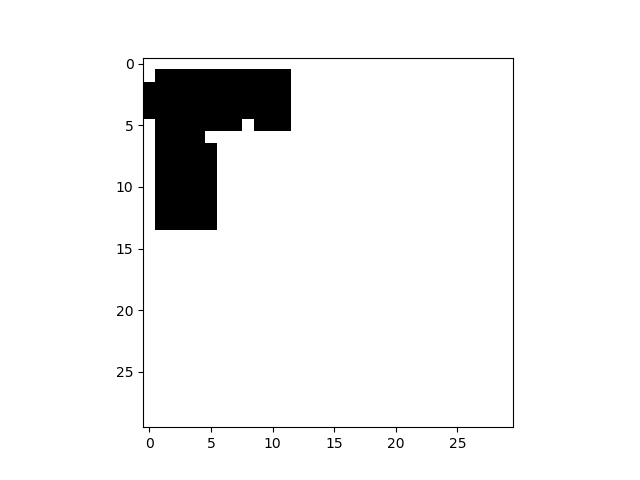

This chart was generated by the following Python code:
import rospy
import numpy as np
import matplotlib.pyplot as plt
import cv2
from voronoi import generate_voronoi
# define grid_resol as 1m so we can match the initial maps


class MyBinaryMap:
    def __init__(self, grid, grid_resol):  # service to request binary map creation
        self.grid = grid
        self.grid_resol = int(grid_resol)
        # rospy.init_node("binary_service_node")
        # rospy.loginfo("service node for binary map creation initialized")
        # binary = rospy.Service("/binary_map", GetMap, self.binaryGrid)

    def occupancy_to_binary(self):
        """

        :param grid: occupancy grid with values between 0 and 1, where 0 represent free and 1 obstacle. -1 --> unknown
        :return:
        """
        binary_grid = np.copy(self.grid)
        binary_grid = binary_grid/100
        #binary_grid[binary_grid >= 0.5] = 1
        binary_grid[binary_grid < 0] = 1
        #binary_grid[binary_grid < 0.5] = 0
        return binary_grid


    def reduce_resolution(self, binary_full_grid):
        """
        
        :param grid: occupancy grid
        :param new_shape:
        :return:
        """
        new_shape = int(self.grid.shape[0]/self.grid_resol), int(self.grid.shape[1]/self.grid_resol)
        new_grid = np.copy(binary_full_grid)
        sh = new_shape[0], self.grid.shape[0]//new_shape[0], new_shape[1], self.grid.shape[1]//new_shape[1]
        new_grid = new_grid.reshape(sh).mean(-1).mean(1)
        new_grid[new_grid > 0.2] = 1
        new_grid[new_grid <= 0.2] = 0
        return np.rint(new_grid)

    def plotter(self, binary):
        """
        
        :param binary: binary map to save and plot
        :return:
        """
        plt.imshow(binary, cmap='Greys',  interpolation='nearest')
        plt.savefig('Generated/binary_map.png')
        generate_voronoi(binary)
        np.savetxt("Generated/binary_map.csv", binary, delimiter=",")

    def run(self):
        binary_map = self.occupancy_to_binary()
        binary_map = self.reduce_resolution(binary_map)
        self.plotter(binary_map)
        
    def grid_to_img(grid):
        """

        :param grid:
        :return:
        """
        img = np.array(grid * 255, dtype=np.uint8)
        return cv2.adaptiveThreshold(img, 255, cv2.ADAPTIVE_THRESH_MEAN_C, cv2.THRESH_BINARY, 3, 0)


    def binaryGrid(self):
        
        dim = np.shape(self.grid)
        # print('shape of the grid is: ',)
        resol_x, resol_y = int(dim[0]/self.grid_resol), int(dim[1]/self.grid_resol)
        # print('resolution X is', resol_x, 'and resolution Y is', resol_y)
        binary_grid = np.zeros((resol_x,resol_y))
        for i in range(resol_x):
            for j in range(resol_y):
                
                copyMatrix = self.grid[i*self.grid_resol:i*self.grid_resol+self.grid_resol,j*self.grid_resol:j*self.grid_resol+self.grid_resol].copy()
                np.where(copyMatrix == -1, 100, copyMatrix) # it may be necessary to increase this value in case the laser info goes beyond walls
                # np.where(copyMatrix >= 50, 100, copyMatrix)
                # np.where(copyMatrix < 50, 0, copyMatrix)
                copyMatrix = copyMatrix/100
                binary_grid[int(i)][int(j)] = int(round(np.mean(copyMatrix, dtype=np.float64),0))
        # Generate image of the grid
        plt.imshow(binary_grid, cmap='Greys',  interpolation='nearest')
        plt.savefig('Generated/binary_map.png')
        # Generate CSV file with map
        np.savetxt("Generated/binary_map.csv", binary_grid, delimiter=",")
        return(binary_grid)

# for script testing
# if __name__ == "__main__":
    
    # resolution = 1
    # b = MyBinaryMap

#     grid = np.random.rand(500, 500)
#     print(grid.shape)
#     print(grid)

#     small = reduce_resolution(grid, (100, 100))
#     print(small.shape)
#     print(small)

#     binarized_grid = occupancy_to_binary(small)
#     print(binarized_grid.shape)
#     print(binarized_grid)

#     cv2.imshow("Map", grid_to_img(grid))
#     cv2.imshow("Map Grey", grid_to_img(small))
#     cv2.imshow("Map BW", grid_to_img(binarized_grid))
#     cv2.waitKey(0)
